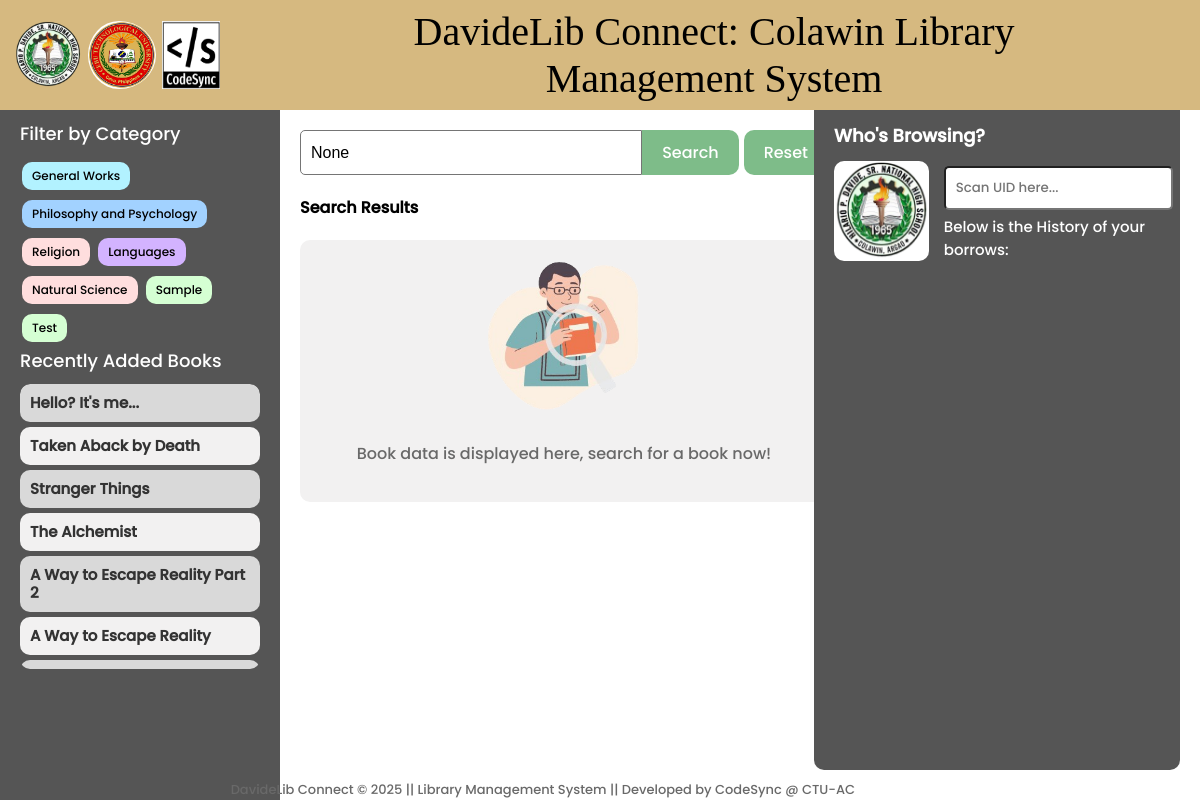
The app's page /, older data.
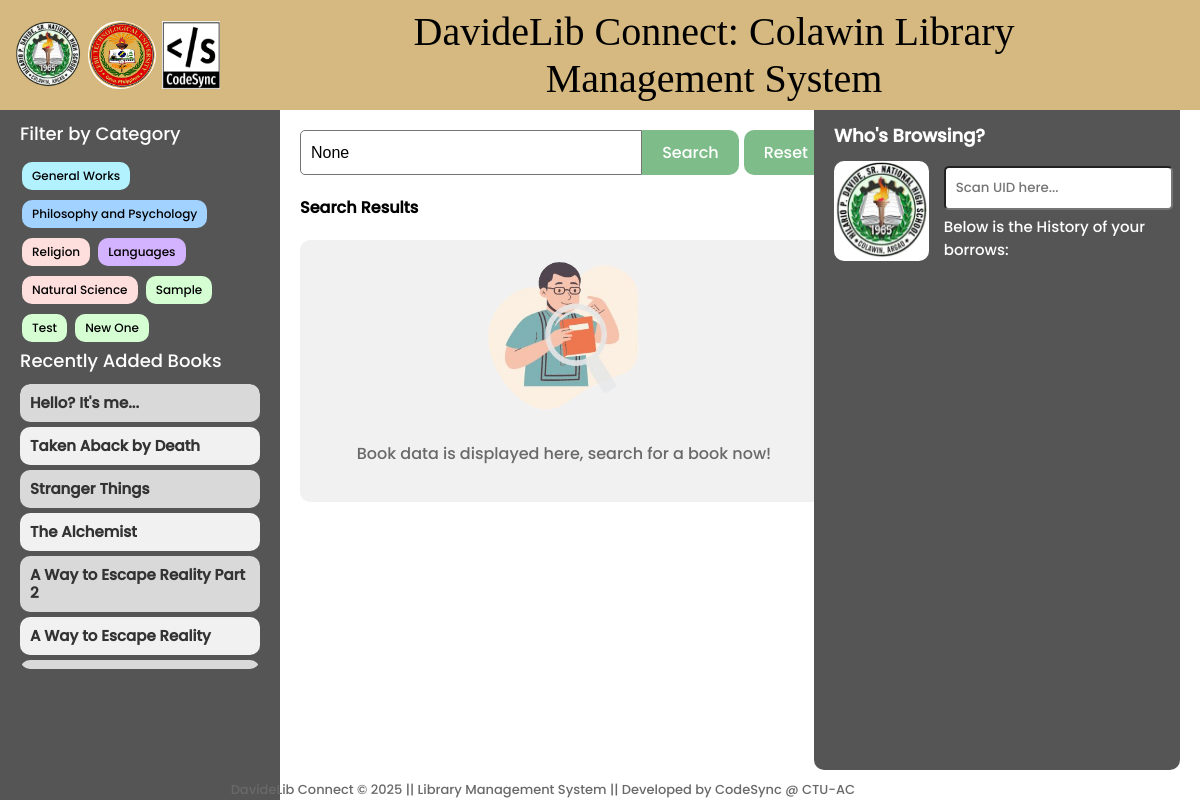
The same page, newer data.
### library/models.py (models this page shows, shortened)
class Category(models.Model):
    name = models.CharField(max_length=100, unique=True)

class BookInventory(models.Model):
    book_number = models.CharField(max_length=10, primary_key=True)
    record_date = models.DateTimeField(auto_now_add=True)
    class_field = models.CharField(max_length=100, blank=True, null=True)
    author = models.CharField(max_length=200, blank=True, null=True)
    book_title = models.CharField(max_length=200)
    edition = models.CharField(max_length=50, blank=True, null=True)
    volume = models.CharField(max_length=50, blank=True, null=True)
    pages = models.IntegerField(blank=True, null=True)
    quantity = models.PositiveIntegerField(default=1)
    fund_source = models.CharField(max_length=100, blank=True, null=True)
    price = models.DecimalField(max_digits=10, decimal_places=2, blank=True, null=True)
    publisher = models.CharField(max_length=200, blank=True, null=True)
    year = models.IntegerField(blank=True, null=True)
    remark = models.TextField(blank=True, null=True)
    category = models.ForeignKey(Category, on_delete=models.CASCADE)
    location = models.TextField(blank=True, null=True)
    qr_code = models.ImageField(upload_to='qr_codes/', blank=True, null=True)

### library/views.py (the view, shortened to what this page needs)
# urls.py: path('', views.landing, name='landing'),
def landing(request):
    query = request.GET.get('q')
    category_name = request.GET.get('category')  # Get category name from query params
    book_number = request.GET.get('book_number')  # Get book number from query params
    books = BookInventory.objects.all()
    categories = Category.objects.all()
    if category_name:
        books = books.filter(category__name=category_name)  # Filter by category
    if query:
        books = books.filter(
            Q(book_title__icontains=query) |
            Q(author__icontains=query) |
            Q(book_number__icontains=query)
        )
    for book in books:
        try:
            latest_borrow_slip = BorrowSlip.objects.filter(book_number=book.book_number).order_by('-date_borrow').first()
            current_date = timezone.now().date()
            if latest_borrow_slip:
                if latest_borrow_slip.due_date.date() < current_date and not latest_borrow_slip.returned:
                    book.status = 'Overdue'
                elif latest_borrow_slip.returned:
                    book.status = 'Returned'
                else:
                    book.status = 'Borrowed'
            else:
                book.status = 'Available'
        except BorrowSlip.DoesNotExist:
            book.status = 'Available'
    recent_books = BookInventory.objects.order_by('-record_date')[:10]
    for book in recent_books:
        try:
            latest_borrow_slip = BorrowSlip.objects.filter(book_number=book.book_number).order_by('-date_borrow').first()
            current_date = timezone.now().date()
            if latest_borrow_slip:
                if latest_borrow_slip.due_date.date() < current_date and not latest_borrow_slip.returned:
                    book.status = 'Overdue'
                elif latest_borrow_slip.returned:
                    book.status = 'Returned'
                else:
                    book.status = 'Borrowed'
            else:
                book.status = 'Available'
        except BorrowSlip.DoesNotExist:
            book.status = 'Available'
    book_detail = None
    category_counts = BookInventory.objects.values('category__name').annotate(count=Count('book_number')).order_by('category__name')
    categories_with_counts = [entry['category__name'] for entry in category_counts]
    counts = [entry['count'] for entry in category_counts]
    colors = plt.get_cmap('tab20').colors  # Use a colormap with enough distinct colors
    category_colors = dict(zip(categories_with_counts, colors))
    plt.figure(figsize=(14, 6))  # Increase figure width to accommodate legend
    bars = plt.bar(range(len(categories_with_counts)), counts, color=[category_colors[cat] for cat in categories_with_counts])
    plt.xlabel('Category')
    plt.ylabel('Number of Books')
    plt.title('Number of Books by Category')
    plt.xticks(range(len(categories_with_counts)), [''] * len(categories_with_counts))  # Empty labels for now
    handles = [plt.Line2D([0], [0], color=color, lw=4) for color in category_colors.values()]
    plt.legend(handles, category_colors.keys(), loc='center left', bbox_to_anchor=(1, 0.5))
    buffer = BytesIO()
    plt.savefig(buffer, format='png', bbox_inches='tight')
    buffer.seek(0)
    image_png = buffer.getvalue()
    buffer.close()
    graph = base64.b64encode(image_png).decode('utf-8')
    return render(request, 'library/landing.html', {
        'books': books,  # Pass filtered books to the template
        'query': query,
        'recent_books': recent_books,
        'book_detail': book_detail,
        'graph': graph,
        'categories': categories,
        'category_name': category_name,  # Pass the category name to the template
    })

### library/templates/library/landing.html (shortened to what this page needs)
{% extends 'main.html' %}
{% load static %}
{% block content %}
<div class="header">
    <img src="{% static 'images/hpdslogo.png' %}" alt="logo" style="width: 68px; height: 68px; border-radius: 50%; padding-left: 6px;">
    <img src="{% static 'images/ctu.png' %}" alt="logo" style="width: 68px; height: 68px; border-radius: 50%; padding-left: 6px;">
    <img src="{% static 'images/Codesynlogo.png' %}" alt="logo" style="width: 58px; height: 68px; padding-left: 6px;">
    <p class="title">DavideLib Connect: Colawin Library Management System</p>
    <a href="{% url 'directory' %}">
        <img src="{% static 'images/lock2.png' %}" style="width: 80px; height: 60px; display: flex; padding-left: 190px;" alt="">
    </a>
</div>
<div class="sidebar">
    <div class="section-label" style="margin-top: 30px; font-weight: lighter;">Filter by Category</div>
    <div class="category-button-container">
        {% for category in categories %}
            <a href="{% url 'landing' %}?category={{ category.name }}"
            class="category-button" data-category-name="{{ category.name }}">
                {{ category.name }}
            </a>
        {% empty %}
            <div style="margin: 5px; padding: 10px; color: gray;">No categories available</div>
        {% endfor %}
    </div>
    <div class="section-label" style="font-weight: lighter;">Recently Added Books</div>
    <div class="book-item-container">
        {% for recent_book in recent_books %}
            <a href="{% url 'landing' %}?book_number={{ recent_book.book_number }}"
               class="book-item {% if forloop.counter|divisibleby:2 %}even-row{% else %}odd-row{% endif %}"
               style="text-decoration: none; color: black; margin-bottom: 5px;">
                <div class="book-title" style="font-size: 15px;">
                    {{ recent_book.book_title }}
                </div>
            </a>
        {% endfor %}
    </div>
</div>
<div class="main-content">
    <div class="left">
        <div class="search-form-container">
            <div class="search-container">
                <form method="GET" action="{% url 'landing' %}" style="flex: 1; display: flex;">
                    <input type="text" class="search-input" name="q" placeholder="Search book" value="{{ query }}" autofocus>
                    <button type="submit" class="search-button" style="margin-right: 5px;">Search</button>
                    <a href="{% url 'landing' %}" class="reset-button">Reset</a>
                </form>
            </div>
        </div>
<div class="section-label">Search Results
</div>
<div class="book-item-container">
    {% if book_detail %}
        <strong style="background-color: #73532C; color:#ECECEC; border-radius: 5px; padding-left: 5px; padding-right: 5px;">
            {{ book_detail.book_title }}
        </strong>
        <div class="book-details">
            <p style="text-align: justify;">
                This was authored by <strong>{{ book_detail.author }}</strong>.
                It has the book number <strong>{{ book_detail.book_number }}</strong>. The book falls under the category of
                <strong>{{ book_detail.category.name }}</strong>. This book has <strong>{{ book_detail.edition }}</strong> edition/s, and it comprises of
                <strong>{{ book_detail.volume }}</strong> volume/s with <strong>{{ book_detail.pages }}</strong> pages.
                There are only <strong>{{ book_detail.quantity }}</strong> copy/copies available. The book is funded as
                <strong>{{ book_detail.fund_source }}</strong> and is priced at <strong>{{ book_detail.price }}</strong>. It was published at
                <strong>{{ book_detail.publisher }}</strong> in the year <strong>{{ book_detail.year }}</strong>. The location of this book is at
                <strong style="color: green;">{{ book_detail.location }}</strong>.
            </p>
            <p>
                The current status of the book is:
                {% if book_detail.status == 'Returned' %}
                    <span class="book-status status-available">Available</span>.
                {% elif book_detail.status == 'Borrowed' %}
                    <span class="book-status status-ongoing">Ongoing Borrowing</span>.
                {% elif book_detail.status == 'Overdue' %}
                    <span class="book-status status-pending">Pending for return</span>.
                {% else %}
                    <span class="book-status status-available">Available</span>.
                {% endif %}
            </p>
        </div>
        <div class="button-container" style="padding-top: 20px; gap: 10px;">
            <a href="{% url 'landing' %}?q={{ query }}" class="search-button" style="text-decoration: none; background-color: #757575;">Back to Search Results</a>
        </div>
    {% else %}
            {% if request.GET.category %}
            <div id="book-container">
                {% for book in books %}
                    <div>
                        <a href="{% url 'landing' %}?q={{ query }}&book_number={{ book.book_number }}&category={{ book.category.name }}"
                                class="book-item {% if forloop.counter|divisibleby:2 %}even-row{% else %}odd-row{% endif %}"
                                style="text-decoration: none; color: black;">
                                <div class="book-title">{{ book.book_title }}</div>
                                <div class="book-details">
                                    <strong>Author:</strong> {{ book.author }}<br>
                                    <strong>Book Number:</strong> {{ book.book_number }}<br>
                                    <strong>Status:</strong>
                                    {% if book.status == 'Returned' %}
                                        <span class="book-status status-available">Available</span>
                                    {% elif book.status == 'Borrowed' %}
                                        <span class="book-status status-ongoing">Ongoing Borrowing</span>
                                    {% elif book.status == 'Overdue' %}
                                        <span class="book-status status-pending">Pending for return</span>
                                    {% else %}
                                        <span class="book-status status-lost">Lost</span>
                                    {% endif %}
                                </div>
                            </a>
                    </div>
                {% empty %}
                    <p>No books found in this category.</p>
                {% endfor %}
            </div>
        {% else %}
                {% if query or category %}
                    {% if books %}
                    <div>
                        {% for book in books %}
                            <a href="{% url 'landing' %}?q={{ query }}&book_number={{ book.book_number }}&category={{ book.category.name }}"
                                class="book-item {% if forloop.counter|divisibleby:2 %}even-row{% else %}odd-row{% endif %}"
                                style="text-decoration: none; color: black;">
                                <div class="book-title">{{ book.book_title }}</div>
                                <div class="book-details">
                                    <strong>Author:</strong> {{ book.author }}<br>
                                    <strong>Book Number:</strong> {{ book.book_number }}<br>
                                    <strong>Status:</strong>
                                    {% if book.status == 'Returned' %}
                                        <span class="book-status status-available">Available</span>
                                    {% elif book.status == 'Borrowed' %}
                                        <span class="book-status status-ongoing">Ongoing Borrowing</span>
                                    {% elif book.status == 'Overdue' %}
                                        <span class="book-status status-pending">Pending for return</span>
                                    {% else %}
                                        <span class="book-status status-lost">Lost</span>
                                    {% endif %}
                                </div>
                            </a>
                        {% endfor %}
                    </div>
                {% else %}
                    <div class="mess">
                        <div class="image-container">
                            <img src="{% static 'images/searchLOGO1.png' %}" alt="logo" class="image-logo">
                        </div>
                        <p style="color: dimgray;">No results found for your search.</p>
                    </div>
                {% endif %}
                {% else %}
                <div class="mess">
                    <div class="image-container">
                        <img src="{% static 'images/searchLOGO.png' %}" alt="logo" class="image-logo">
                    </div>
                    <p style="color: dimgray; text-align: center;">Book data is displayed here, search for a book now!</p>
                </div>
                {% endif %}
            {% endif %}
        </div>
        {% endif %}
    </div>
    <div class="side-container">
        <div class="section-label" style="color: white; font-weight: lighter;">
            <h1 style="font-size: 18px;">Who's Browsing?</h1>
        </div>
        <div class="search-container">
            <div class="who-container" style="display: flex;">
                <div id="qr-code-container" style="margin-bottom: 10px; margin-right: 15px;">
                    <img id="qr-code-image" src="{% static 'images/hpdslogo.png' %}" alt="QR Code" style="width: 100px; height: 100px; border-radius: 10px; background-color: white;"/>
                </div>
                <div class="side" style="width: 70%;">
                <div class="UID_field">
                    <input type="password" id="uid-input" placeholder="Scan UID here..." oninput="fetchBorrowHistory()"
                        style="width: 95%; padding: 10px; border-radius: 5px; margin-bottom: 5px; font-family: 'Poppins', sans-serif;">
                        <p style="font-size: 15px; color: white; margin: 0;">Below is the History of your borrows:</p>
            </div>
        </div>
        </div>
        </div>
    </div>
</div>
{% endblock content %}

### templates/main.html (shortened to what this page needs)
{% load static %}
<!DOCTYPE html>
<html lang="en">
<head>
    <link rel="stylesheet" href="{% static 'styles/main.css' %}">
</head>
<body>
    {% include 'navbar.html' %}
    {% block content %}
    {% endblock %}
</body>
</html>

### templates/navbar.html (shortened to what this page needs)
{% load static %}
{% block content %}
<!DOCTYPE html>
<html lang="en">
<head>
</head>
<body>
    <div class="header">
        <p class="title">DavideLib Connect: Colawin Library Management System</p>
    </div>
    <div class="sidebar" >
    </div>
    <span class="footer">DavideLib Connect © 2025 || Library Management System || Developed by CodeSync @ CTU-AC</span>
</body>
</html>
{% endblock %}

Row changes from the older to the newer data that the page shows:
added Category: name "New One"
